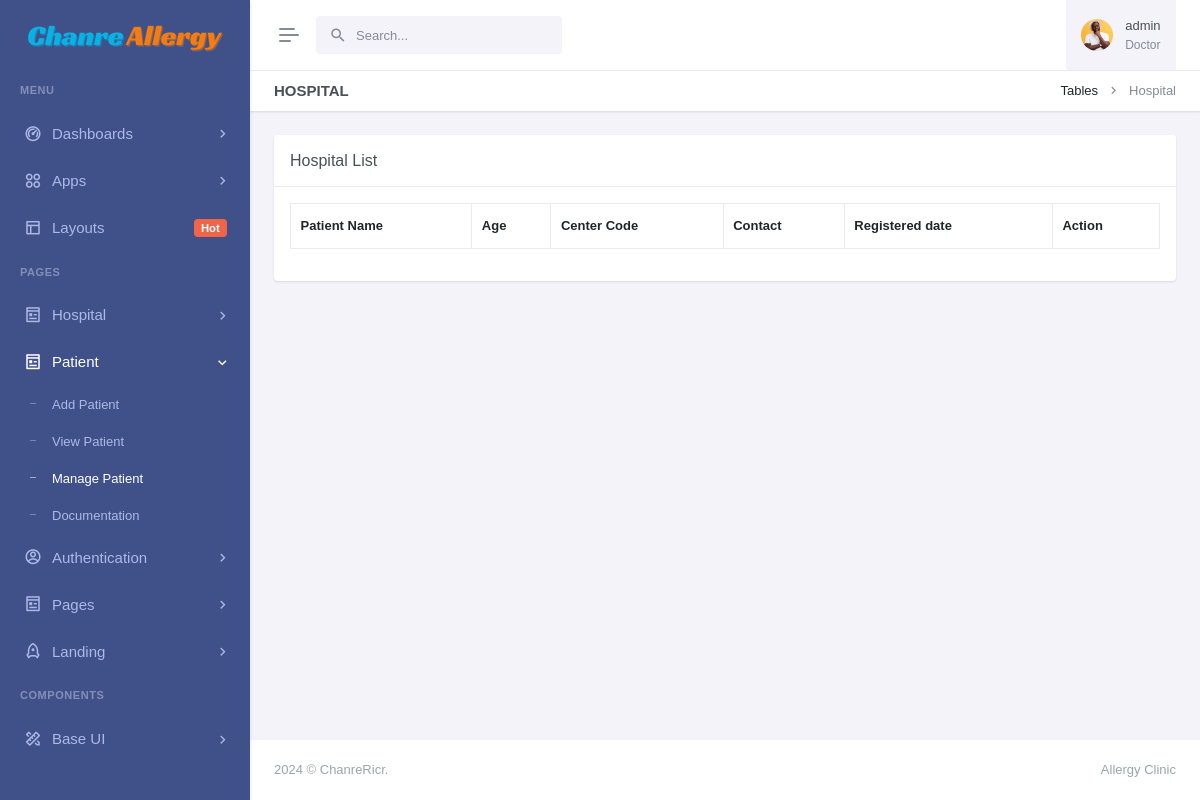
Before: /manage-patients.php (signed in) with the older database file.
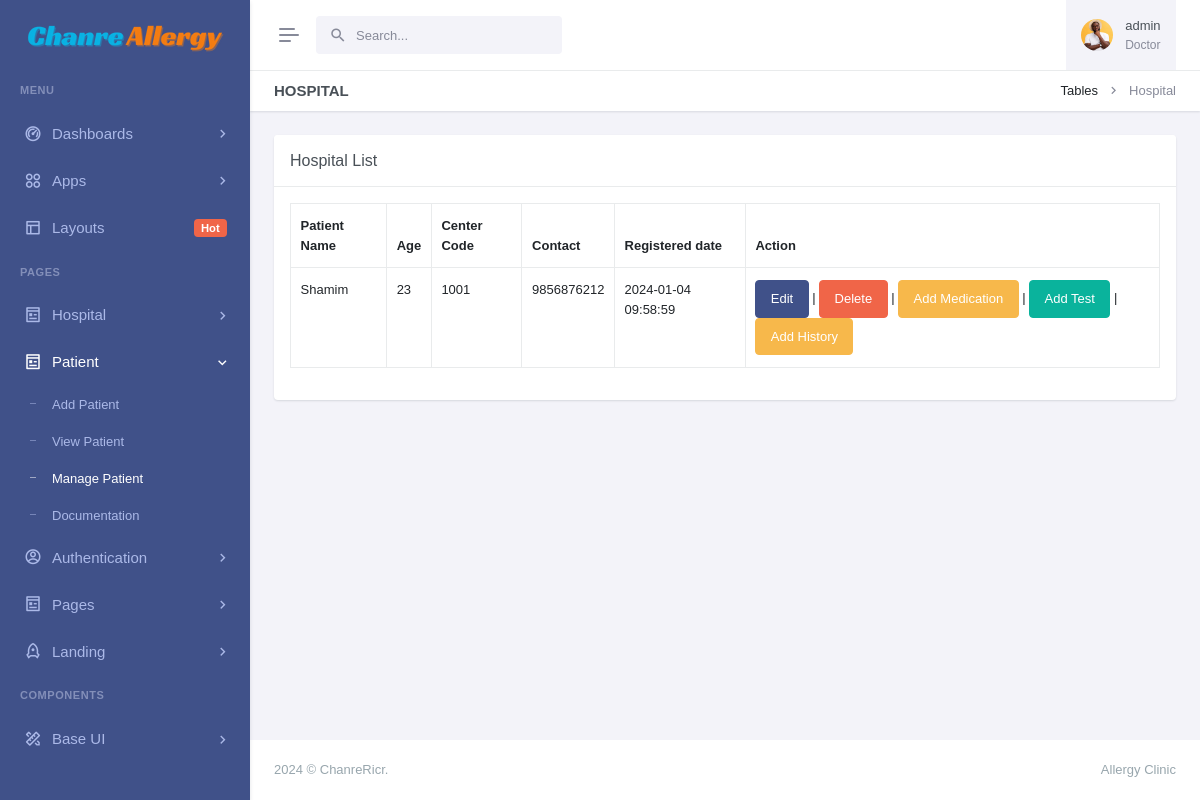
After: the same page with the newer database file.
### tables this page shows
CREATE TABLE `patients` (
  `id` int(11) NOT NULL,
  `patient_name` varchar(255) NOT NULL,
  `patient_id` varchar(50) DEFAULT NULL,
  `age` int(11) DEFAULT NULL,
  `sex` char(1) DEFAULT NULL,
  `physician` varchar(255) DEFAULT NULL,
  `address` varchar(255) DEFAULT NULL,
  `mobile` varchar(15) DEFAULT NULL,
  `email` varchar(255) DEFAULT NULL,
  `updatedBy` varchar(255) DEFAULT NULL,
  `centerName` varchar(255) DEFAULT NULL,
  `centerCode` varchar(10) DEFAULT NULL,
  `createdAt` timestamp NOT NULL DEFAULT current_timestamp()
);

### manage-patients.php (the view, shortened to what this page needs)
<?php
include('layout/config.php');
if (strlen($_SESSION['login']) == 0) {
    header('location:index.php');
} else {
    ?>
    <!doctype html>
    <html lang="en" data-layout="vertical" data-topbar="light" data-sidebar="dark" data-sidebar-size="lg"
        data-sidebar-image="none" data-preloader="disable">
    <head>
        <link rel="stylesheet" href="https://cdn.datatables.net/1.11.5/css/dataTables.bootstrap5.min.css" />
        <link rel="stylesheet" href="https://cdn.datatables.net/responsive/2.2.9/css/responsive.bootstrap.min.css" />
        <link rel="stylesheet" href="https://cdn.datatables.net/buttons/2.2.2/css/buttons.dataTables.min.css">
        <link href="assets/css/bootstrap.min.css" rel="stylesheet" type="text/css" />
        <link href="assets/css/icons.min.css" rel="stylesheet" type="text/css" />
        <link href="assets/css/app.min.css" rel="stylesheet" type="text/css" />
        <link href="assets/css/custom.min.css" rel="stylesheet" type="text/css" />
    </head>
    <body>
        <div id="layout-wrapper">
            <?php include('admin/header.php') ?>
            <?php include('admin/leftsidebar.php') ?>
            <div class="main-content">
                <div class="page-content">
                    <div class="container-fluid">
                        <div class="row">
                            <div class="col-12">
                                <div class="page-title-box d-sm-flex align-items-center justify-content-between">
                                    <h4 class="mb-sm-0">Hospital</h4>
                                    <div class="page-title-right">
                                        <ol class="breadcrumb m-0">
                                            <li class="breadcrumb-item"><a href="javascript: void(0);">Tables</a></li>
                                            <li class="breadcrumb-item active">Hospital</li>
                                        </ol>
                                    </div>
                                </div>
                            </div>
                        </div>
                        <div class="row">
                            <div class="col-lg-12">
                                <div class="card">
                                    <div class="card-header">
                                        <h5 class="card-title mb-0">Hospital List</h5>
                                    </div>
                                    <div class="card-body">
                                        <div class="table-responsive">
                                            <table id="buttons-datatables" class="display table table-bordered"
                                                style="width:100%">
                                                <thead>
                                                    <tr>
                                                        <th>Patient Name</th>
                                                        <th>Age</th>
                                                        <th>Center Code</th>
                                                        <th>Contact</th>
                                                        <th>Registered date</th>
                                                        <th>Action</th>
                                                    </tr>
                                                </thead>
                                                <tbody>
                                                    <?php
                                                    $myquery = mysqli_query($conn, 'Select * from patients');
                                                    while ($row = mysqli_fetch_array($myquery)) {
                                                        ?>
                                                        <tr>
                                                            <td>
                                                                <?php echo htmlentities($row['patient_name']) ?>
                                                            </td>
                                                            <td>
                                                                <?php echo htmlentities($row['age']) ?>
                                                            </td>
                                                            <td>
                                                                <?php echo htmlentities($row['centerCode']) ?>
                                                            </td>
                                                            <td>
                                                                <?php echo htmlentities($row['mobile']) ?>
                                                            </td>
                                                            <td>
                                                                <?php echo htmlentities($row['createdAt']) ?>
                                                            </td>
                                                            <td>
                                                                <a href="edit-patient.php?hid=<?php echo htmlentities($row['centerCode']) ?>"
                                                                    class="btn btn-primary">Edit</a>
                                                                |
                                                                <a class="btn btn-danger" href="#">Delete</a>
                                                                |
                                                                <a href="" class="btn btn-warning">Add Medication</a>
                                                                |
                                                                <a href="" class="btn btn-success">Add Test</a>
                                                                |
                                                                <a href="add-history.php?pid=<?php echo htmlentities($row['id']) ?>"
                                                                    class="btn btn-warning">Add
                                                                    History</a>
                                                            </td>
                                                        </tr>
                                                    <?php } ?>
                                            </table>
                                        </div>
                                    </div>
                                </div>
                            </div>
                        </div>
                    </div>
                </div>
                <?php include('admin/footer.php'); ?>
            </div>
        </div>
    </body>
    </html>
<?php } ?>

### admin/header.php (shortened to what this page needs)
<header id="page-topbar">
    <div class="layout-width">
        <div class="navbar-header">
            <div class="d-flex">
                <button type="button" class="btn btn-sm px-3 fs-16 header-item vertical-menu-btn topnav-hamburger"
                    id="topnav-hamburger-icon">
                    <span class="hamburger-icon">
                        <span></span>
                        <span></span>
                        <span></span>
                    </span>
                </button>
                <form class="app-search d-none d-md-block">
                    <div class="position-relative">
                        <input type="text" class="form-control" placeholder="Search..." autocomplete="off"
                            id="search-options" value="">
                        <span class="mdi mdi-magnify search-widget-icon"></span>
                    </div>
                </form>
            </div>
            <div class="d-flex align-items-center">
                <div class="dropdown ms-sm-3 header-item topbar-user">
                    <button type="button" class="btn" id="page-header-user-dropdown" data-bs-toggle="dropdown"
                        aria-haspopup="true" aria-expanded="false">
                        <span class="d-flex align-items-center">
                            <img class="rounded-circle header-profile-user" src="assets/images/users/avatar-1.jpg"
                                alt="Header Avatar">
                            <span class="text-start ms-xl-2">
                                <span class="d-none d-xl-inline-block ms-1 fw-medium user-name-text">
                                    <?php echo $_SESSION['adminName']; ?>
                                </span>
                                <span class="d-none d-xl-block ms-1 fs-12 user-name-sub-text">Doctor</span>
                            </span>
                        </span>
                    </button>
                </div>
            </div>
        </div>
    </div>
</header>

### admin/leftsidebar.php (shortened to what this page needs)
<div class="app-menu navbar-menu">
    <div class="navbar-brand-box">
        <a href="#" class="logo logo-light">
            <span class="logo-lg">
                <img src="assets/images/logo-light.png" alt="" height="50">
            </span>
        </a>
    </div>
    <div id="scrollbar">
        <div class="container-fluid">
            <ul class="navbar-nav" id="navbar-nav">
                <li class="menu-title"><span data-key="t-menu">Menu</span></li>
                <li class="nav-item">
                    <a class="nav-link menu-link" href="#sidebarDashboards" data-bs-toggle="collapse" role="button"
                        aria-expanded="false" aria-controls="sidebarDashboards">
                        <i class="ri-dashboard-2-line"></i> <span data-key="t-dashboards">Dashboards</span>
                    </a>
                </li>
                <li class="nav-item">
                    <a class="nav-link menu-link" href="#sidebarApps" data-bs-toggle="collapse" role="button"
                        aria-expanded="false" aria-controls="sidebarApps">
                        <i class="ri-apps-2-line"></i> <span data-key="t-apps">Apps</span>
                    </a>
                </li>
                <li class="nav-item">
                    <a class="nav-link menu-link" href="#sidebarLayouts" data-bs-toggle="collapse" role="button"
                        aria-expanded="false" aria-controls="sidebarLayouts">
                        <i class="ri-layout-3-line"></i> <span data-key="t-layouts">Layouts</span> <span
                            class="badge badge-pill bg-danger" data-key="t-hot">Hot</span>
                    </a>
                </li>
                <li class="menu-title"><i class="ri-more-fill"></i> <span data-key="t-pages">Pages</span></li>
                <li class="nav-item">
                    <a class="nav-link menu-link" href="#sidebarPages1" data-bs-toggle="collapse" role="button"
                        aria-expanded="false" aria-controls="sidebarPages">
                        <i class="ri-pages-line"></i> <span data-key="t-pages">Hospital</span>
                    </a>
                </li>
                <li class="nav-item">
                    <a class="nav-link menu-link" href="#sidebarPages2" data-bs-toggle="collapse" role="button"
                        aria-expanded="false" aria-controls="sidebarPages">
                        <i class="ri-pages-line"></i> <span data-key="t-pages">Patient</span>
                    </a>
                    <div class="collapse menu-dropdown" id="sidebarPages2">
                        <ul class="nav nav-sm flex-column">
                            <li class="nav-item">
                                <a href="add-patient.php" class="nav-link" data-key="t-starter"> Add Patient </a>
                            </li>
                            <li class="nav-item">
                                <a href="view-patient.php" class="nav-link" data-key="t-team"> View Patient</a>
                            </li>
                            <li class="nav-item">
                                <a href="manage-patients.php" class="nav-link" data-key="t-team"> Manage Patient</a>
                            </li>
                            <li class="nav-item">
                                <a href="hospital-docs.php" class="nav-link" data-key="t-faqs"> Documentation </a>
                            </li>
                        </ul>
                    </div>
                </li>
                <li class="nav-item">
                    <a class="nav-link menu-link" href="#sidebarAuth" data-bs-toggle="collapse" role="button"
                        aria-expanded="false" aria-controls="sidebarAuth">
                        <i class="ri-account-circle-line"></i> <span data-key="t-authentication">Authentication</span>
                    </a>
                </li>
                <li class="nav-item">
                    <a class="nav-link menu-link" href="#sidebarPages" data-bs-toggle="collapse" role="button"
                        aria-expanded="false" aria-controls="sidebarPages">
                        <i class="ri-pages-line"></i> <span data-key="t-pages">Pages</span>
                    </a>
                </li>
                <li class="nav-item">
                    <a class="nav-link menu-link" href="#sidebarLanding" data-bs-toggle="collapse" role="button"
                        aria-expanded="false" aria-controls="sidebarLanding">
                        <i class="ri-rocket-line"></i> <span data-key="t-landing">Landing</span>
                    </a>
                </li>
                <li class="menu-title"><i class="ri-more-fill"></i> <span data-key="t-components">Components</span></li>
                <li class="nav-item">
                    <a class="nav-link menu-link" href="#sidebarUI" data-bs-toggle="collapse" role="button"
                        aria-expanded="false" aria-controls="sidebarUI">
                        <i class="ri-pencil-ruler-2-line"></i> <span data-key="t-base-ui">Base UI</span>
                    </a>
                </li>
                <li class="nav-item">
                    <a class="nav-link menu-link" href="#sidebarAdvanceUI" data-bs-toggle="collapse" role="button"
                        aria-expanded="false" aria-controls="sidebarAdvanceUI">
                        <i class="ri-stack-line"></i> <span data-key="t-advance-ui">Advance UI</span>
                    </a>
                </li>
            </ul>
        </div>
    </div>
    <div class="sidebar-background"></div>
</div>

### admin/footer.php (shortened to what this page needs)
<footer class="footer">
    <div class="container-fluid">
        <div class="row">
            <div class="col-sm-6">
                 © ChanreRicr.
            </div>
            <div class="col-sm-6">
                <div class="text-sm-end d-none d-sm-block">
                    Allergy Clinic
                </div>
            </div>
        </div>
    </div>
</footer>

Changed rows visible on the page:
added patients: patient_name "Shamim", age "23", centerCode "1001", mobile "9856876212", createdAt "2024-01-04 09:58:59"
